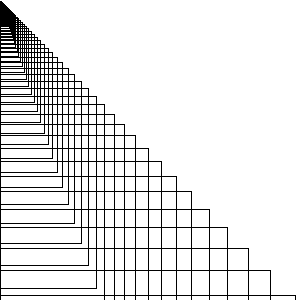
Frame 1 (no input)
Frame 60 (the mouse pressed at the canvas centre just before this capture): identical to frame 1, image omitted
Frame 120 (the mouse held since frame 60 and released just before this capture): identical to frame 1, image omitted

The Processing sketch that drew this single still picture (run headless with seeded random() and noise(); from frame 60 on, the mouse is pressed at the canvas centre):

// Processing sketch: Infinity_Squares
// ── Infinity_Squares.pde


void setup(){
  size(300,300);
  background(255);
  stroke(0);
  noFill();
  
}

void draw(){
  
  for (float i = 1.0; i < width; i *= 1.09){
    rect(0, i, i, i * 2);
  }
}
